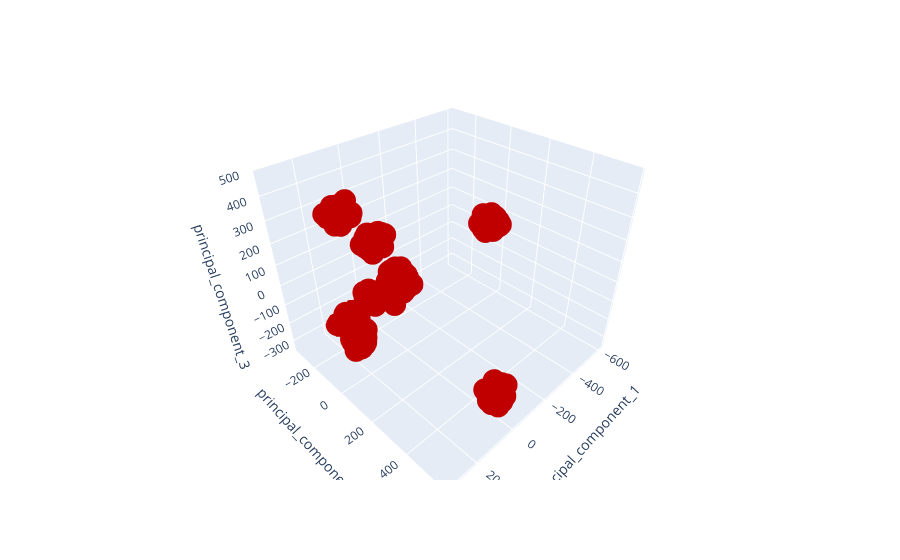

This figure's notebook cell:
### Code cell
fig = px.scatter_3d(df_pca_3, x = 'principal_component_1', y = 'principal_component_2', z = 'principal_component_3').update_traces(marker = dict(color = "#C00000"))
fig.show()

### Figure 1 — Plotly figure (JSON) as saved in the notebook; plotly's stock layout.template omitted (floating-point values rounded to 4 significant figures; data arrays with more than 128 entries replaced by an {"elided": "..."} marker saying what was removed)
{"data": [{"hovertemplate": "principal_component_1=%{x}<br>principal_component_2=%{y}<br>principal_component_3=%{z}<extra></extra>", "legendgroup": "", "marker": {"color": "#C00000", "symbol": "circle"}, "mode": "markers", "name": "", "scene": "scene", "showlegend": false, "type": "scatter3d", "x": {"elided": "500 float values"}, "y": {"elided": "500 float values"}, "z": {"elided": "500 float values"}}], "layout": {"legend": {"tracegroupgap": 0}, "margin": {"t": 60}, "scene": {"domain": {"x": [0, 1], "y": [0, 1]}, "xaxis": {"title": {"text": "principal_component_1"}}, "yaxis": {"title": {"text": "principal_component_2"}}, "zaxis": {"title": {"text": "principal_component_3"}}}}}
